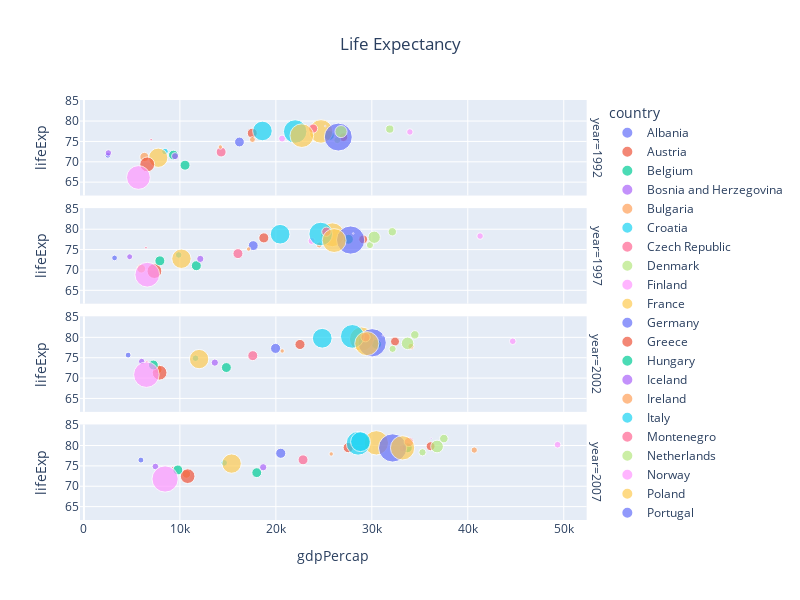

The notebook cell saved with this chart:
### Code cell
fig = px.scatter(df, x='gdpPercap', y='lifeExp', title='Life Expectancy', color='country', size='pop', facet_row='year')
fig.update_layout(title_x=0.5, width=800, height=600)
fig.show()
